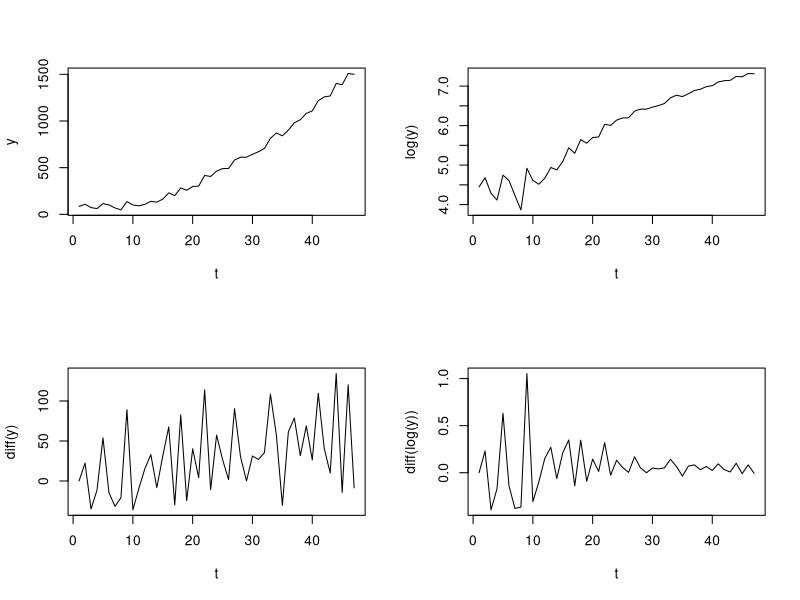

Reproduce this figure in R.
library(rlist)

#Import sales data from csv file
AnnualSalesData <- read.table("Annual-Sales_1970-2016.csv")

#Add columns representing years and t, then order for clarity
AnnualSalesData$year <- seq(1970,2016)
AnnualSalesData$t <- seq(1,47)
colnames(AnnualSalesData)[colnames(AnnualSalesData)=="V1"] <- "y"
AnnualSalesData <- AnnualSalesData[c("year","t","y")]

#Create log(y) variable
AnnualSalesData$ly <- log(AnnualSalesData$y)

#Find the differences between y_1 and y_-1, and ly_1 and ly_-1
AnnualSalesData$d1_y <- list.prepend(diff(AnnualSalesData$y),0)
AnnualSalesData$d1_ly <- list.prepend(diff(AnnualSalesData$ly),0)

#Generate plots
dev.new()
par(mfrow=c(2,2))
plot(AnnualSalesData$t,AnnualSalesData$y,type="l",xlab="t",ylab="y")
plot(AnnualSalesData$t,AnnualSalesData$ly,type="l",xlab="t",ylab="log(y)")
plot(AnnualSalesData$t,AnnualSalesData$d1_y,type="l",xlab="t",ylab="diff(y)")
plot(AnnualSalesData$t,AnnualSalesData$d1_ly,type="l",xlab="t",ylab="diff(log(y))")
